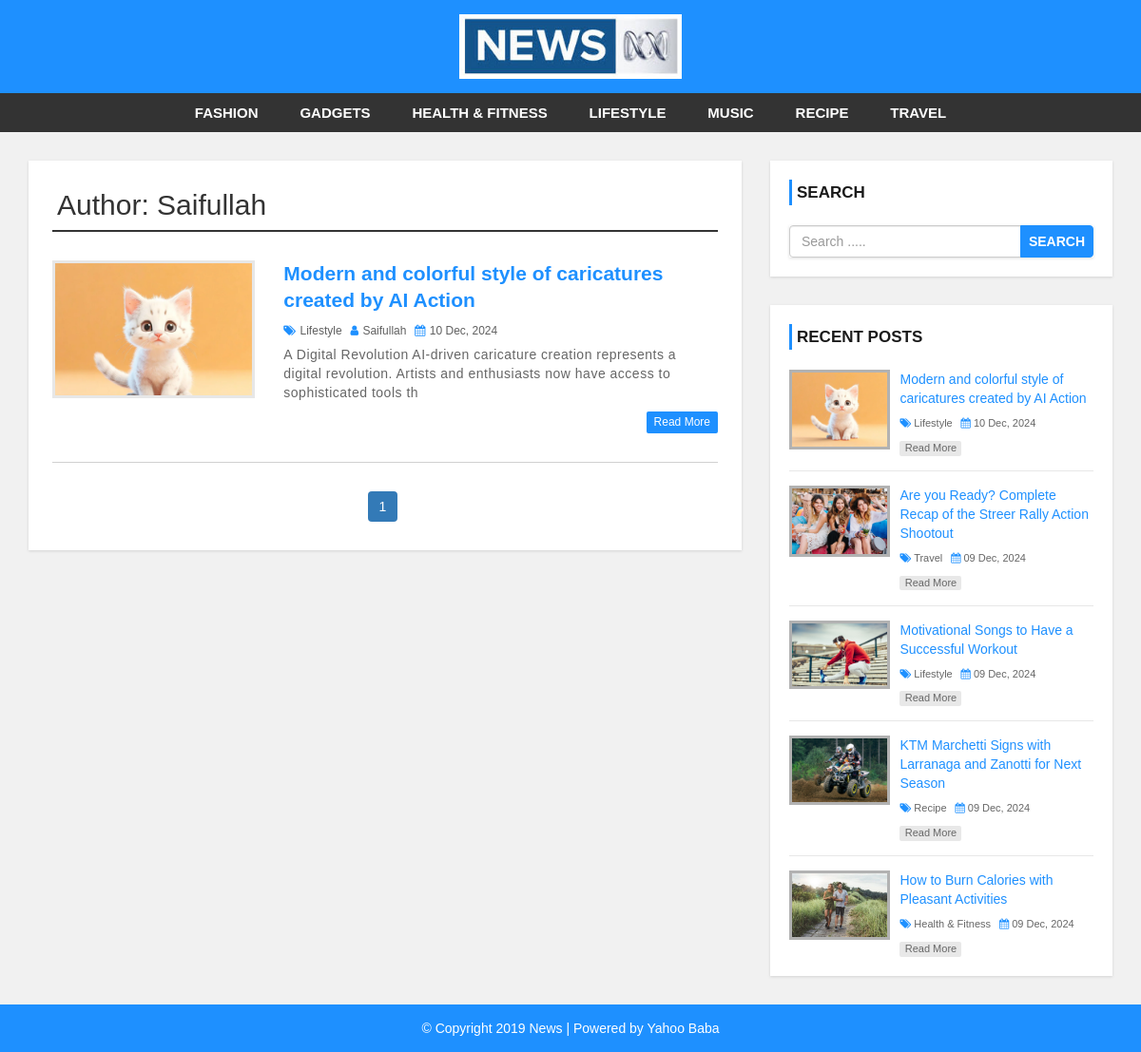
The page /author.php?author_id=25 on the database its author committed.
### tables this page shows
CREATE TABLE `category` (
  `category_id` int NOT NULL,
  `category_name` varchar(100) NOT NULL,
  `post` int NOT NULL DEFAULT '0'
);

CREATE TABLE `user` (
  `user_id` int UNSIGNED NOT NULL,
  `first_name` varchar(30) NOT NULL,
  `last_name` varchar(30) NOT NULL,
  `username` varchar(30) DEFAULT NULL,
  `password` varchar(40) DEFAULT NULL,
  `role` int NOT NULL
);

CREATE TABLE `post` (
  `post_id` int NOT NULL,
  `title` varchar(100) NOT NULL,
  `description` text NOT NULL,
  `category` varchar(100) NOT NULL,
  `post_date` varchar(50) NOT NULL,
  `author` int NOT NULL,
  `post_img` varchar(100) NOT NULL
);

### author.php (the view, shortened to what this page needs)
<?php
include 'header.php';
global $conn;
if(isset($_GET['author_id'])){
$author_id = $_GET['author_id'];
}else{
    $author_id = 0;
}
$item_per_page = 2;
$total_records = mysqli_num_rows( mysqli_query($conn, "SELECT * FROM post WHERE author = {$author_id}"));
$total_pages = ceil($total_records / $item_per_page);
$current_page = isset($_GET['page']) ? (int)$_GET['page'] : 1;
$offset = ($current_page - 1) * $item_per_page;
$sql = "SELECT * FROM post
        LEFT JOIN category ON post.category = category.category_id
        LEFT JOIN user ON post.author = user.user_id
         WHERE author = {$author_id}
         ORDER BY post.post_id DESC
         LIMIT $item_per_page OFFSET $offset";
$result = mysqli_query($conn, $sql) or die("Connection failed: " . mysqli_error($conn));
$sql_2 = "SELECT first_name FROM user WHERE user_id = {$author_id}";
$result_2 = mysqli_query($conn, $sql_2);
$author_assc_array = mysqli_fetch_assoc($result_2);
?>
<div id="main-content">
    <div class="container">
        <div class="row">
            <div class="col-md-8">
                <div class="post-container">
                    <h2 class="page-heading">Author: <?php echo $author_assc_array['first_name']; ?></h2>
                    <?php
                    if (mysqli_num_rows($result) > 0) {
                        while ($row = mysqli_fetch_assoc($result)) {
                            ?>
                            <div class="post-content">
                                <div class="row">
                                    <div class="col-md-4">
                                        <a class="post-img" href="single.php?id=<?php echo $row['post_id']; ?>">
                                            <img src="admin/upload/<?php echo $row['post_img']; ?>" alt=""/>
                                        </a>
                                    </div>
                                    <div class="col-md-8">
                                        <div class="inner-content clearfix">
                                            <h3>
                                                <a href='single.php?id=<?php echo $row['post_id']; ?>'>
                                                    <?php echo $row['title']; ?>
                                                </a>
                                            </h3>
                                            <div class="post-information">
                                            <span>
                                                <i class="fa fa-tags" aria-hidden="true"></i>
                                                <a href='category.php?cat_id=<?php echo $row['category_id']; ?>'><?php echo $row['category_name']; ?></a>
                                            </span>
                                                <span>
                                                <i class="fa fa-user" aria-hidden="true"></i>
                                                <a href='author.php?author_id=<?php echo $row['user_id']; ?>'><?php echo $row['first_name']; ?></a>
                                            </span>
                                                <span>
                                                <i class="fa fa-calendar" aria-hidden="true"></i>
                                                <?php echo $row['post_date']; ?>
                                            </span>
                                            </div>
                                            <p class="description">
                                                <?php echo substr($row['description'], 0, 150); ?>
                                            </p>
                                            <a class='read-more pull-right' href='single.php?id=<?php echo $row['post_id']; ?>'>read more</a>
                                        </div>
                                    </div>
                                </div>
                            </div>
                            <?php
                        }
                    }
                    ?>
                    <ul class='pagination'>
                        <?php
                        for ($x = 1; $x <= $total_pages; $x++) {
                            $active =  ($current_page == $x) ? "active" : "";
                            echo "<li class='{$active}'><a href='?author_id={$author_id}&page={$x}'>$x</a></li>";
                        }
                        ?>
                    </ul>
                </div>
            </div>
            <?php include 'sidebar.php'; ?>
        </div>
    </div>
</div>
<?php include 'footer.php'; ?>

### header.php (shortened to what this page needs)
<?php
global $conn;
?>
<!DOCTYPE html>
<html lang="en">
<head>
    <link rel="stylesheet" href="css/bootstrap.min.css"/>
    <link rel="stylesheet" href="css/font-awesome.css">
    <link rel="stylesheet" href="css/style.css">
</head>
<body>
<div id="header">
    <div class="container">
        <div class="row">
            <div class=" col-md-offset-4 col-md-4">
                <a href="index.php" id="logo"><img src="images/news.jpg"></a>
            </div>
        </div>
    </div>
</div>
<div id="menu-bar">
    <div class="container">
        <div class="row">
            <div class="col-md-12">
                <ul class='menu'>
                    <?php
                    if(isset($_GET['cat_id'])){
                        $cat_id = $_GET['cat_id'];
                    }else{
                        $cat_id = 0;
                    }
                    $sql = "SELECT * FROM category
                                ORDER BY category_name ASC";
                    $result = mysqli_query($conn, $sql) or die("Connection failed: " . mysqli_connect_error());
                    if (mysqli_num_rows($result) > 0) {
                        while ($row = mysqli_fetch_assoc($result)) {
                            $active = $row['category_id'] == $cat_id ? "active" : "";
                            ?>
                            <li><a class="<?php echo $active; ?>" href='category.php?cat_id=<?php echo $row['category_id']; ?>'><?php echo $row['category_name']; ?></a></li>
                            <?php
                        }
                    }
                    ?>
                </ul>
            </div>
        </div>
    </div>
</div>

### sidebar.php (shortened to what this page needs)
<?php
global $conn;
?>
<div id="sidebar" class="col-md-4">
    <div class="search-box-container">
        <h4>Search</h4>
        <form class="search-post" action="search.php" method="GET">
            <div class="input-group">
                <input type="text" name="search" class="form-control" placeholder="Search .....">
                <span class="input-group-btn">
                    <button type="submit" class="btn btn-danger">Search</button>
                </span>
            </div>
        </form>
    </div>
    <div class="recent-post-container">
        <h4>Recent Posts</h4>
        <?php
        $sql = "SELECT * FROM post
                    LEFT JOIN category ON post.category = category.category_id
                    ORDER BY post_id DESC
                    LIMIT 5";
        $result = mysqli_query($conn, $sql) or die("Query failed");
        if (mysqli_num_rows($result) > 0) {
            while ($row = mysqli_fetch_assoc($result)) {
                ?>
                <div class="recent-post">
                    <a class="post-img" href="single.php?id=<?php echo $row['post_id']; ?>">
                        <img src="admin/upload/<?php echo $row['post_img']; ?>" alt=""/>
                    </a>
                    <div class="post-content">
                        <h5>
                            <a href="single.php?id=<?php echo $row['post_id']; ?>">
                                <?php echo $row['title']; ?>
                            </a>
                        </h5>
                        <span>
                            <i class="fa fa-tags" aria-hidden="true"></i>
                            <a href='category.php?cat_id=<?php echo $row['category_id']; ?>'><?php echo $row['category_name']; ?></a>
                        </span>
                        <span>
                            <i class="fa fa-calendar" aria-hidden="true"></i>
                            <?php echo $row['post_date']; ?>
                        </span>
                        <a class="read-more" href="single.php?id=<?php echo $row['post_id']; ?>">read more</a>
                    </div>
                </div>
                <?php
            }
        }
        ?>
    </div>
</div>

### css/style.css (style rules this page uses)
body { background: #f1f1f1; font-family: sans-serif,arial,Helvetica; }
a, a:hover, a:focus { text-decoration: none; outline: none; }
ul { margin:0; padding:0; list-style:none; }
h2.page-heading { margin: 5px 0 30px; padding: 0 5px 10px; border-bottom: 2px solid #333; }
form { background: #fff; padding: 25px; box-shadow:0 1px 3px rgba(0, 0, 0, 0.13); }
#header { background: #1e90ff; text-align: center; padding: 15px; }
#logo { display: inline-block; width: 65%; }
#logo img { width: 100%; }
#menu-bar { background: #333; text-align: center; }
#menu-bar .menu > li { display: inline-block; }
.menu > li > a { padding: 10px 20px; display: block; text-transform: uppercase; color: #fff; font-size: 15px; font-weight:600; transition:all 0.5s ease 0s; }
#main-content { padding: 30px 0; min-height: 750px; }
#main-content .post-container { background-color: #fff; padding: 25px; box-shadow: 0 1px 3px rgba(0, 0, 0, 0.13); }
#main-content .post-content { border-bottom: 1px solid #d1d1d1; padding: 0 0 30px; margin-bottom:30px; }
#main-content .post-content img { width: 100%; }
#main-content .post-content .post-img { border: 3px solid #e7e7e7; display: block; height: 145px; overflow: hidden; transition: border .3s; }
#main-content .post-content h3 { font-size: 21px; line-height: 28px; font-weight: 600; margin: 0 0 7px; }
#main-content .post-content h3 a { color: #1e90ff; transition:all 0.3s; }
#main-content .post-content .post-information span { color: #606060; font-size: 12px; text-transform: capitalize; margin: 0 5px 5px 0; display: inline-block; }
#main-content .post-content .post-information i { color: #1e90ff; margin-right: 1px; }
#main-content .post-content .post-information a { color: #606060; text-decoration: none; }
#main-content .post-content p, #main-content .single-post p { color: #666; font-size: 14px; letter-spacing: 0.5px; margin:0 0 10px; }
#main-content .post-content a.read-more { color: #fff; background-color: #1E90FF; font-size: 12px; text-transform: capitalize; padding: 3px 8px; border-radius: 2px; transition: all 0.3s; }
.pagination { display: block; text-align: center; margin: 0; }
.pagination li { display:inline-block; margin: 0 5px 0 0; }
.pagination li a { border: none; background: #1e90ff; color: #fff; }
i.fa { color:#222; }
#sidebar h4 { color: #1A1A1A; font-size: 17px; line-height: 27px; font-weight:600; text-transform: uppercase; padding: 0 0 0 5px; margin: 0 0 21px; border-left: 3px solid #1e90ff; }
#sidebar .search-box-container { background-color: #fff; padding: 20px; margin: 0 0 30px; box-shadow: 0 1px 3px rgba(0, 0, 0, 0.13); }
#sidebar .search-post { padding: 0; }
#sidebar .search-post input { color: #606060; }
#sidebar .search-post .btn { font-weight: 600; text-transform: uppercase; padding: 6px 8px; background-color: #1E90FF; border-color: #1E90FF; outline: none; }
#sidebar .recent-post-container { padding: 20px; background: #fff; box-shadow: 0 1px 3px rgba(0, 0, 0, 0.13); }
#sidebar .recent-post { border-bottom: 1px solid #e7e7e7; padding: 0 0 15px; margin: 0 0 15px; }
#sidebar .recent-post:last-child { margin: 0; padding: 0; border: none; }
#sidebar .recent-post .post-img { display: inline-block; width: 33%; border: 3px solid rgba(0,0,0,0.3); vertical-align: top; transition: border .3s; }
#sidebar .recent-post .post-img img { width: 100%; }
#sidebar .recent-post .post-content { width: 65%; display: inline-block; border: none; padding: 0 0 0 7px; margin: 0; }
#sidebar .recent-post h5 { font-size: 14px; line-height: 20px; margin: 0 0 5px; }
#sidebar .recent-post h5 a { color: #1E90FF; }
#sidebar .recent-post span { color: #666; font-size: 11px; display: inline-block; margin: 0 5px 10px 0; }
#sidebar .recent-post span a { color: #666; }
#sidebar .recent-post span i { color: #1E90FF; }
#sidebar .recent-post a.read-more { color: #666; background-color: rgba(0,0,0,0.09); width: 65px; font-size: 11px; text-align: center; padding: 0; display: block; transition: all 0.3s; }

### rows shown on the page
category: category_name "FASHION"
category: category_name "GADGETS"
category: category_name "HEALTH & FITNESS"
category: category_name "LIFESTYLE"
category: category_name "MUSIC"
category: category_name "RECIPE"
category: category_name "TRAVEL"
user: first_name "Saifullah"
post: post_img (picture), title "Modern and colorful style of caricatures created by AI Action", category.category_name "Lifestyle", user.first_name "Saifullah", post_date "10 Dec, 2024", description "A Digital Revolution AI-driven caricature creation represents a digital revolution. Artists and enthusiasts now have access to sophisticated tools th"
post: post_img (picture), title "Are you Ready? Complete Recap of the Streer Rally Action Shootout", category.category_name "Travel", post_date "09 Dec, 2024"
post: post_img (picture), title "Motivational Songs to Have a Successful Workout", category.category_name "Lifestyle", post_date "09 Dec, 2024"
post: post_img (picture), title "KTM Marchetti Signs with Larranaga and Zanotti for Next Season", category.category_name "Recipe", post_date "09 Dec, 2024"
post: post_img (picture), title "How to Burn Calories with Pleasant Activities", category.category_name "Health & Fitness", post_date "09 Dec, 2024"
